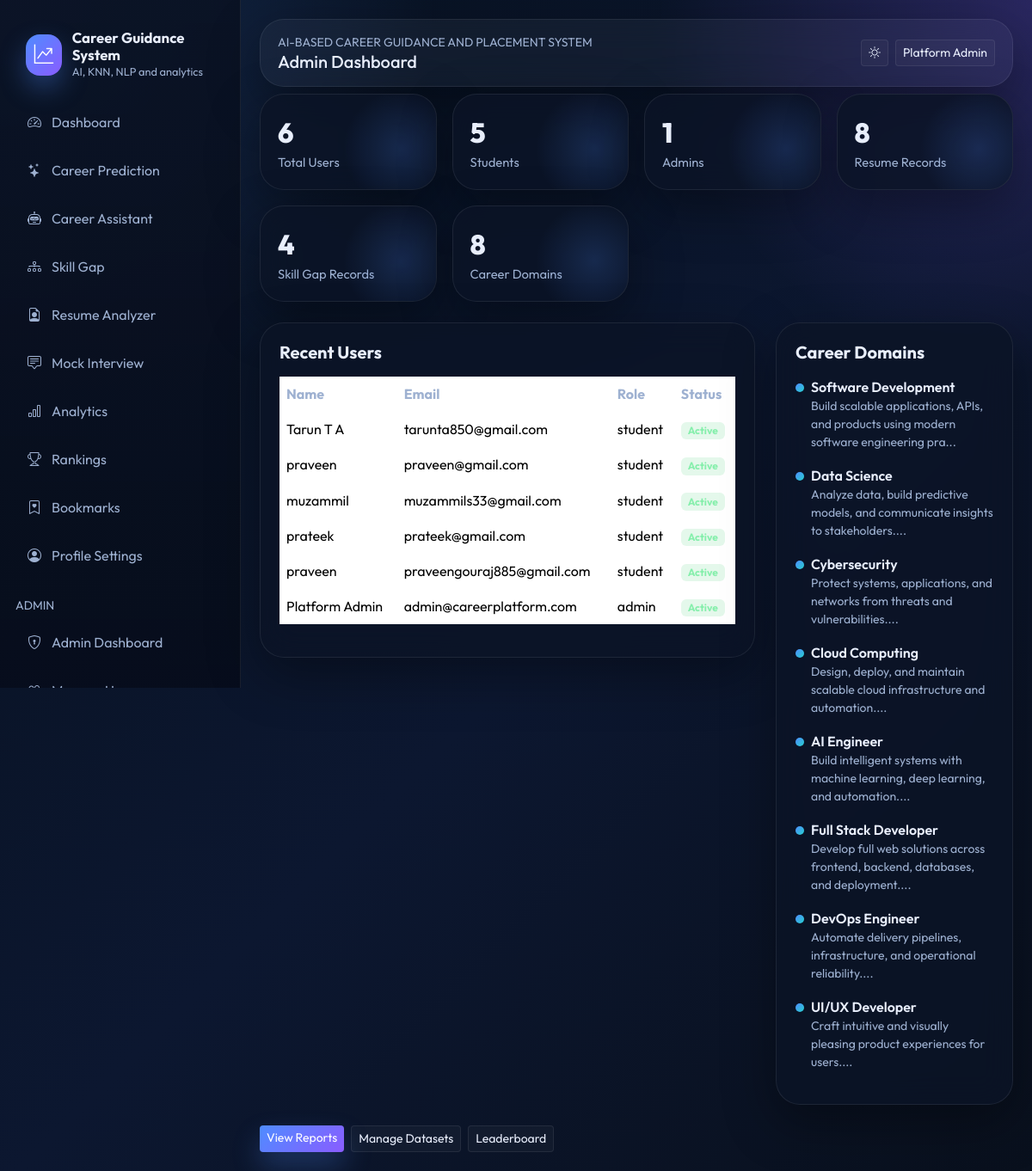
The app's page /admin/dashboard (signed in) with its own data.
### models/db_models.py (models this page shows, shortened)
class TimestampMixin:
    created_at = db.Column(db.DateTime, default=datetime.utcnow, nullable=False)
    updated_at = db.Column(db.DateTime, default=datetime.utcnow, onupdate=datetime.utcnow, nullable=False)

class User(UserMixin, TimestampMixin, db.Model):
    __tablename__ = "users"
    id = db.Column(db.Integer, primary_key=True)
    full_name = db.Column(db.String(120), nullable=False)
    email = db.Column(db.String(150), unique=True, nullable=False, index=True)
    password_hash = db.Column(db.String(255), nullable=False)
    role = db.Column(db.String(20), default="student", nullable=False)
    college = db.Column(db.String(150))
    course = db.Column(db.String(120))
    year = db.Column(db.String(20))
    bio = db.Column(db.Text)
    photo = db.Column(db.String(255), default="default-avatar.svg")
    skills_json = db.Column(db.Text)
    is_active = db.Column(db.Boolean, default=True, nullable=False)
    last_login = db.Column(db.DateTime)
    career_predictions = db.relationship("CareerPrediction", backref="user", lazy=True, cascade="all, delete-orphan")
    resumes = db.relationship("Resume", backref="user", lazy=True, cascade="all, delete-orphan")
    interviews = db.relationship("InterviewResult", backref="user", lazy=True, cascade="all, delete-orphan")
    gaps = db.relationship("SkillGapAnalysis", backref="user", lazy=True, cascade="all, delete-orphan")
    bookmarks = db.relationship("CareerBookmark", backref="user", lazy=True, cascade="all, delete-orphan")

class CareerDomain(TimestampMixin, db.Model):
    __tablename__ = "career_domains"
    id = db.Column(db.Integer, primary_key=True)
    name = db.Column(db.String(120), unique=True, nullable=False)
    description = db.Column(db.Text, nullable=False)
    required_skills_json = db.Column(db.Text, nullable=False)
    courses_json = db.Column(db.Text, nullable=False)
    roadmap_json = db.Column(db.Text, nullable=False)

### routes/admin.py (the view)
@admin_bp.route("/dashboard")
@admin_required
def dashboard():
    users = User.query.count()
    students = User.query.filter_by(role="student").count()
    admins = User.query.filter_by(role="admin").count()
    predictions = CareerPrediction.query.count()
    resumes = Resume.query.count()
    interviews = InterviewResult.query.count()
    recent_users = User.query.order_by(User.created_at.desc()).limit(6).all()
    domains = CareerDomain.query.all()
    return render_template(
        "admin/dashboard.html",
        metrics={
            "users": users,
            "students": students,
            "admins": admins,
            "predictions": predictions,
            "resumes": resumes,
            "interviews": interviews,
            "domains": len(domains),
        },
        recent_users=recent_users,
        domains=domains,
    )

### app.py (called while the page is built)
@login_manager.user_loader
def load_user(user_id):
    return User.query.get(int(user_id))

### routes/admin.py (called while the page is built)
def admin_required(view_function):
    @wraps(view_function)
    @login_required
    def wrapper(*args, **kwargs):
        if current_user.role != "admin":
            flash("Administrator access required.", "danger")
            return redirect(url_for("student.dashboard"))
        return view_function(*args, **kwargs)
    return wrapper

### templates/admin/dashboard.html (shortened to what this page needs)
{% extends "base.html" %}
{% block page_title %}Admin Dashboard{% endblock %}
{% block content %}
<div class="container-fluid px-0">
  <div class="stats-grid mb-4">
    <div class="stat-card"><div class="stat-value">{{ metrics.users }}</div><div class="stat-label">Total Users</div></div>
    <div class="stat-card"><div class="stat-value">{{ metrics.students }}</div><div class="stat-label">Students</div></div>
    <div class="stat-card"><div class="stat-value">{{ metrics.admins }}</div><div class="stat-label">Admins</div></div>
    <div class="stat-card"><div class="stat-value">{{ metrics.resumes }}</div><div class="stat-label">Resume Records</div></div>
    <div class="stat-card"><div class="stat-value">{{ metrics.interviews }}</div><div class="stat-label">Skill Gap Records</div></div>
    <div class="stat-card"><div class="stat-value">{{ metrics.domains }}</div><div class="stat-label">Career Domains</div></div>
  </div>
  <div class="row g-4">
    <div class="col-lg-8"><div class="glass-card"><h5 class="fw-bold mb-3">Recent Users</h5><div class="table-responsive"><table class="table align-middle"><thead><tr><th>Name</th><th>Email</th><th>Role</th><th>Status</th></tr></thead><tbody>{% for user in recent_users %}<tr><td>{{ user.full_name }}</td><td>{{ user.email }}</td><td>{{ user.role }}</td><td>{% if user.is_active %}<span class="badge badge-success-soft">Active</span>{% else %}<span class="badge badge-danger-soft">Inactive</span>{% endif %}</td></tr>{% else %}<tr><td colspan="4" class="text-muted">No users found.</td></tr>{% endfor %}</tbody></table></div></div></div>
    <div class="col-lg-4"><div class="glass-card"><h5 class="fw-bold mb-3">Career Domains</h5>{% for domain in domains %}<div class="timeline-item"><div class="fw-semibold">{{ domain.name }}</div><div class="small text-muted">{{ domain.description[:85] }}...</div></div>{% else %}<p class="text-muted">No domains available.</p>{% endfor %}</div></div>
  </div>
  <div class="d-flex flex-wrap gap-2 mt-4">
    <a class="btn btn-primary-gradient btn-sm" href="{{ url_for('admin.reports') }}">View Reports</a>
    <a class="btn btn-outline-soft btn-sm" href="{{ url_for('admin.datasets') }}">Manage Datasets</a>
    <a class="btn btn-outline-soft btn-sm" href="{{ url_for('student.rankings') }}">Leaderboard</a>
  </div>
</div>
{% endblock %}

### templates/base.html (shortened to what this page needs)
<!doctype html>
<html lang="en">
<head>
  <link href="https://cdn.jsdelivr.net/npm/bootstrap@5.3.3/dist/css/bootstrap.min.css" rel="stylesheet">
  <link href="https://cdn.jsdelivr.net/npm/bootstrap-icons@1.11.3/font/bootstrap-icons.min.css" rel="stylesheet">
  <link rel="stylesheet" href="{{ url_for('static', filename='css/style.css') }}">
</head>
<body class="{% if current_user.is_authenticated %}app-shell{% else %}public-shell{% endif %}">
  {% if current_user.is_authenticated %}
  <aside class="sidebar d-none d-lg-block">
    <div class="brand">
      <div class="brand-mark"><i class="bi bi-graph-up-arrow"></i></div>
      <div>
        <div class="brand-title">Career Guidance System</div>
        <div class="brand-subtitle">AI, KNN, NLP and analytics</div>
      </div>
    </div>
    <div class="nav flex-column nav-pills">
      <a class="nav-link sidebar-link" href="{{ url_for('student.dashboard') }}"><i class="bi bi-speedometer2"></i>Dashboard</a>
      <a class="nav-link sidebar-link" href="{{ url_for('student.career_prediction') }}"><i class="bi bi-stars"></i>Career Prediction</a>
      <a class="nav-link sidebar-link" href="{{ url_for('student.career_assistant') }}"><i class="bi bi-robot"></i>Career Assistant</a>
      <a class="nav-link sidebar-link" href="{{ url_for('student.skill_gap') }}"><i class="bi bi-diagram-3"></i>Skill Gap</a>
      <a class="nav-link sidebar-link" href="{{ url_for('student.resume_analyzer') }}"><i class="bi bi-file-earmark-person"></i>Resume Analyzer</a>
      <a class="nav-link sidebar-link" href="{{ url_for('student.mock_interview') }}"><i class="bi bi-chat-square-text"></i>Mock Interview</a>
      <a class="nav-link sidebar-link" href="{{ url_for('student.analytics') }}"><i class="bi bi-bar-chart"></i>Analytics</a>
      <a class="nav-link sidebar-link" href="{{ url_for('student.rankings') }}"><i class="bi bi-trophy"></i>Rankings</a>
      <a class="nav-link sidebar-link" href="{{ url_for('student.bookmarks') }}"><i class="bi bi-bookmark-heart"></i>Bookmarks</a>
      <a class="nav-link sidebar-link" href="{{ url_for('auth.profile') }}"><i class="bi bi-person-circle"></i>Profile Settings</a>
      {% if current_user.role == 'admin' %}
      <div class="mt-3 mb-2 small text-uppercase text-muted">Admin</div>
      <a class="nav-link sidebar-link" href="{{ url_for('admin.dashboard') }}"><i class="bi bi-shield-lock"></i>Admin Dashboard</a>
      <a class="nav-link sidebar-link" href="{{ url_for('admin.users') }}"><i class="bi bi-people"></i>Manage Users</a>
      {% endif %}
    </div>
  </aside>
  {% endif %}
  <main class="main-content">
    <div class="topbar mb-4 d-flex flex-wrap align-items-center justify-content-between gap-3">
      <div>
        <div class="small text-uppercase text-muted">AI-Based Career Guidance and Placement System</div>
        <h5 class="mb-0">{% block page_title %}Dashboard{% endblock %}</h5>
      </div>
      <div class="d-flex align-items-center gap-2">
        <button class="btn btn-outline-soft btn-sm" type="button" data-theme-toggle><i class="bi bi-brightness-high"></i></button>
        {% if current_user.is_authenticated %}
        <a href="{{ url_for('auth.profile') }}" class="btn btn-outline-soft btn-sm">{{ current_user.full_name }}</a>
        {% else %}
        <a href="{{ url_for('auth.login') }}" class="btn btn-outline-soft btn-sm">Login</a>
        <a href="{{ url_for('auth.register') }}" class="btn btn-primary-gradient btn-sm">Register</a>
        {% endif %}
      </div>
    </div>
    <div class="toast-container position-fixed top-0 end-0 p-3">
    </div>
    {% block content %}{% endblock %}
  </main>
</body>
</html>

### records on screen
User: full_name "Platform Admin", email "admin@careerplatform.com", role "admin", is_active "Active"
User: full_name "Tarun T A", email "tarunta850@gmail.com", role "student", is_active "Active"
User: full_name "praveen", email "praveen@gmail.com", role "student", is_active "Active"
User: full_name "muzammil", email "muzammils33@gmail.com", role "student", is_active "Active"
User: full_name "prateek", email "prateek@gmail.com", role "student", is_active "Active"
User: full_name "praveen", email "praveengouraj885@gmail.com", role "student", is_active "Active"
CareerDomain: name "Software Development", description "Build scalable applications, APIs, and products using modern software engineering pra"
CareerDomain: name "Data Science", description "Analyze data, build predictive models, and communicate insights to stakeholders."
CareerDomain: name "Cybersecurity", description "Protect systems, applications, and networks from threats and vulnerabilities."
CareerDomain: name "Cloud Computing", description "Design, deploy, and maintain scalable cloud infrastructure and automation."
CareerDomain: name "AI Engineer", description "Build intelligent systems with machine learning, deep learning, and automation."
CareerDomain: name "Full Stack Developer", description "Develop full web solutions across frontend, backend, databases, and deployment."
CareerDomain: name "DevOps Engineer", description "Automate delivery pipelines, infrastructure, and operational reliability."
CareerDomain: name "UI/UX Developer", description "Craft intuitive and visually pleasing product experiences for users."

### other values on screen
{{ metrics.users }} "6"
{{ metrics.students }} "5"
{{ metrics.admins }} "1"
{{ metrics.resumes }} "8"
{{ metrics.interviews }} "4"
{{ metrics.domains }} "8"
